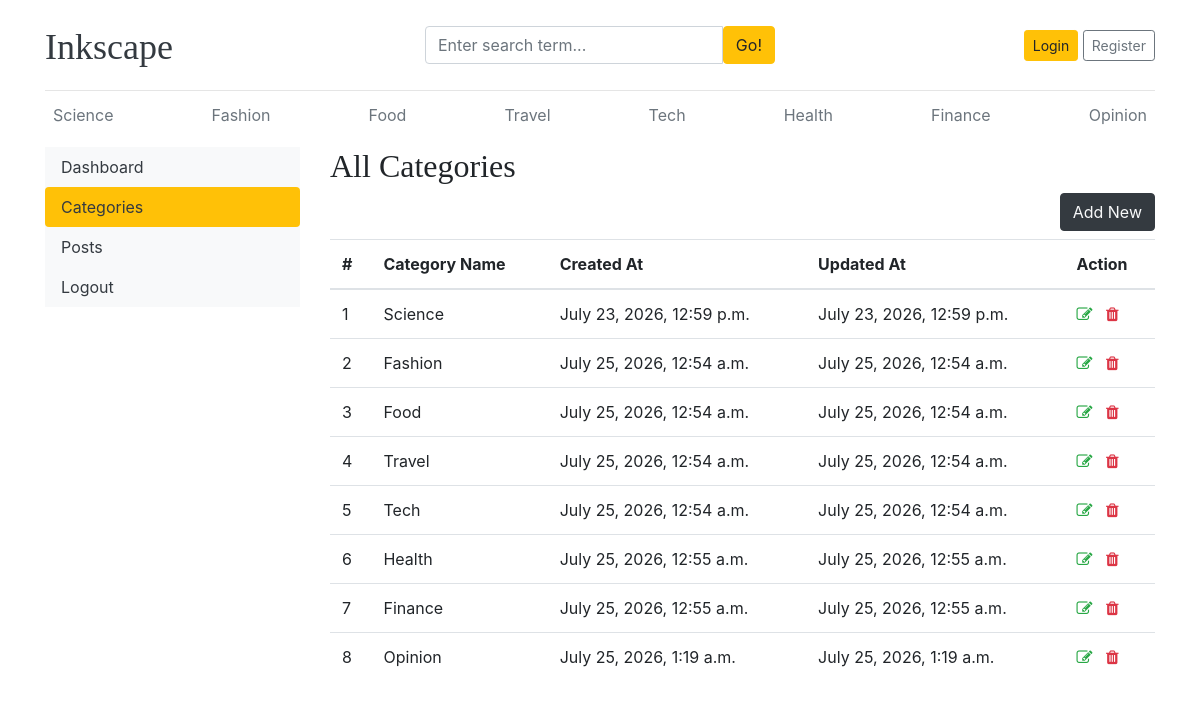
/dashboard/categories/, run on the app's committed database.
### blogs/models.py (models this page shows)
class Category(models.Model):
    category_name = models.CharField(max_length=50, unique=True)
    created_at = models.DateTimeField(auto_now_add=True)
    updated_at = models.DateTimeField(auto_now=True)
    class Meta():
        verbose_name_plural = 'Categories'
    def __str__(self):
        return self.category_name

### dashboards/views.py (the view)
# urls.py: path('categories/', views.categories, name='categories'),
def categories(request):
    return render(request, 'dashboard/categories.html')

### blogs/context_processors.py (called while the page is built)
def get_categories(request):
    categories = Category.objects.all()
    return dict(categories=categories)

def get_social_links(request):
    social_links = SocialLink.objects.all()
    return dict(social_links=social_links)

### templates/dashboard/categories.html (shortened to what this page needs)
{% extends 'base.html' %}
{% block content %}
<div class="row">
    {% include 'dashboard/sidebar.html' %}
    <div class="col-md-9">
        <h2>All Categories</h2>
        <a href="{% url 'add_category' %}" class="btn btn-dark text-light float-right mb-2">Add New</a>
        <table class="table table-hover">
            <thead>
              <tr>
                <th>#</th>
                <th>Category Name</th>
                <th>Created At</th>
                <th>Updated At</th>
                <th>Action</th>
              </tr>
            </thead>
            <tbody>
            {% for cat in categories %}
              <tr>
                <td>{{ forloop.counter }}</td>
                <td>{{ cat }}</td>
                <td>{{ cat.created_at }}</td>
                <td>{{ cat.updated_at }}</td>
                <td>
                    <a href="{% url 'edit_category' cat.id %}"><i class="fa fa-edit text-success"></i></a>
                    <a href="{% url 'delete_category' cat.id %}"><i class="fa fa-trash text-danger"></i></a>
                </td>
              </tr>
            {% endfor %}
            </tbody>
          </table>
    </div>
</div>
{% endblock %}

### templates/base.html (shortened to what this page needs)
{% load static %}
<!DOCTYPE html>
<html lang="en">
<head>
    <link rel="stylesheet" href="https://cdnjs.cloudflare.com/ajax/libs/font-awesome/4.7.0/css/font-awesome.min.css">
    <link href="https://getbootstrap.com/docs/4.0/dist/css/bootstrap.min.css" rel="stylesheet">
    <link rel="stylesheet" href="{% static 'css/blog.css' %}">
  </head>
<body>
    <div class="container">
      <header class="blog-header py-3">
        <div class="row flex-nowrap justify-content-between align-items-center">
          <div class="col-4 pt-1">
            <a class="blog-header-logo text-dark" href="/">Inkscape</a>
          </div>
          <div class="col-4">
            <form action="{% url 'search' %}" method="GET">
              <div class="input-group">
                <input class="form-control" type="text" name="keyword" value="{{ keyword }}" placeholder="Enter search term..." aria-label="Enter search term..." aria-describedby="button-search" />
                <button type="submit" class="btn btn-warning" id="button-search" type="button">Go!</button>
            </div>
            </form>
          </div>
          <div class="col-4 d-flex justify-content-end align-items-center">
            {% if not user.is_authenticated %}
            <a class="btn btn-sm btn-warning" href="{% url 'login' %}">Login</a> &nbsp;
            <a class="btn btn-sm btn-outline-secondary" href="{% url 'register' %}">Register</a>
            {% else %}
                <span><a class="text-dark" href="{% url 'dashboard' %}">Dashboard</a></span>
                &emsp;
                <span><a class="btn btn-sm btn-warning" href="{% url 'logout' %}">Logout</a></span>
            {% endif %}
          </div>
        </div>
      </header>
      <div class="nav-scroller py-1 mb-2">
        <nav class="nav d-flex justify-content-between">
          {% for cat in categories %}
          <a class="p-2 text-muted" href="{% url 'posts_by_category' cat.id %}">{{cat.category_name}}</a>
          {% endfor %}
        </nav>
      </div>
{% block content %}
{% endblock %}
    </body>
    </html>

### static/css/blog.css (style rules this page uses)
.blog-header { border-bottom: 1px solid #e5e5e5; }
.blog-header-logo { font-family: "Playfair Display", Georgia, "Times New Roman", serif; font-size: 2.25rem; }
h1, h2, h3, h4, h5, h6 { font-family: "Playfair Display", Georgia, "Times New Roman", serif; }

### data on the page
Category: category_name "Science", created_at "July 23, 2026, 12:59 p.m.", updated_at "July 23, 2026, 12:59 p.m."
Category: category_name "Fashion", created_at "July 25, 2026, 12:54 a.m.", updated_at "July 25, 2026, 12:54 a.m."
Category: category_name "Food", created_at "July 25, 2026, 12:54 a.m.", updated_at "July 25, 2026, 12:54 a.m."
Category: category_name "Travel", created_at "July 25, 2026, 12:54 a.m.", updated_at "July 25, 2026, 12:54 a.m."
Category: category_name "Tech", created_at "July 25, 2026, 12:54 a.m.", updated_at "July 25, 2026, 12:54 a.m."
Category: category_name "Health", created_at "July 25, 2026, 12:55 a.m.", updated_at "July 25, 2026, 12:55 a.m."
Category: category_name "Finance", created_at "July 25, 2026, 12:55 a.m.", updated_at "July 25, 2026, 12:55 a.m."
Category: category_name "Opinion", created_at "July 25, 2026, 1:19 a.m.", updated_at "July 25, 2026, 1:19 a.m."
